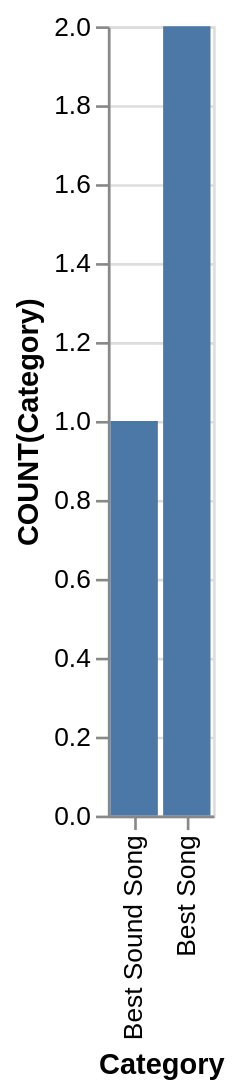

Here is the Vega-Lite specification saved for this chart:
### Vega-Lite specification from a JSON file in a GitHub repository (floating-point values rounded to 4 significant figures)
{"data": {"values": [{"x_data": "Best Song", "y_data": 2}, {"x_data": "Best Sound Song", "y_data": 1}]}, "mark": "bar", "encoding": {"x": {"field": "x_data", "type": "nominal", "title": "Category", "sort": "descending"}, "y": {"field": "y_data", "type": "quantitative", "title": "COUNT(Category)"}}}
